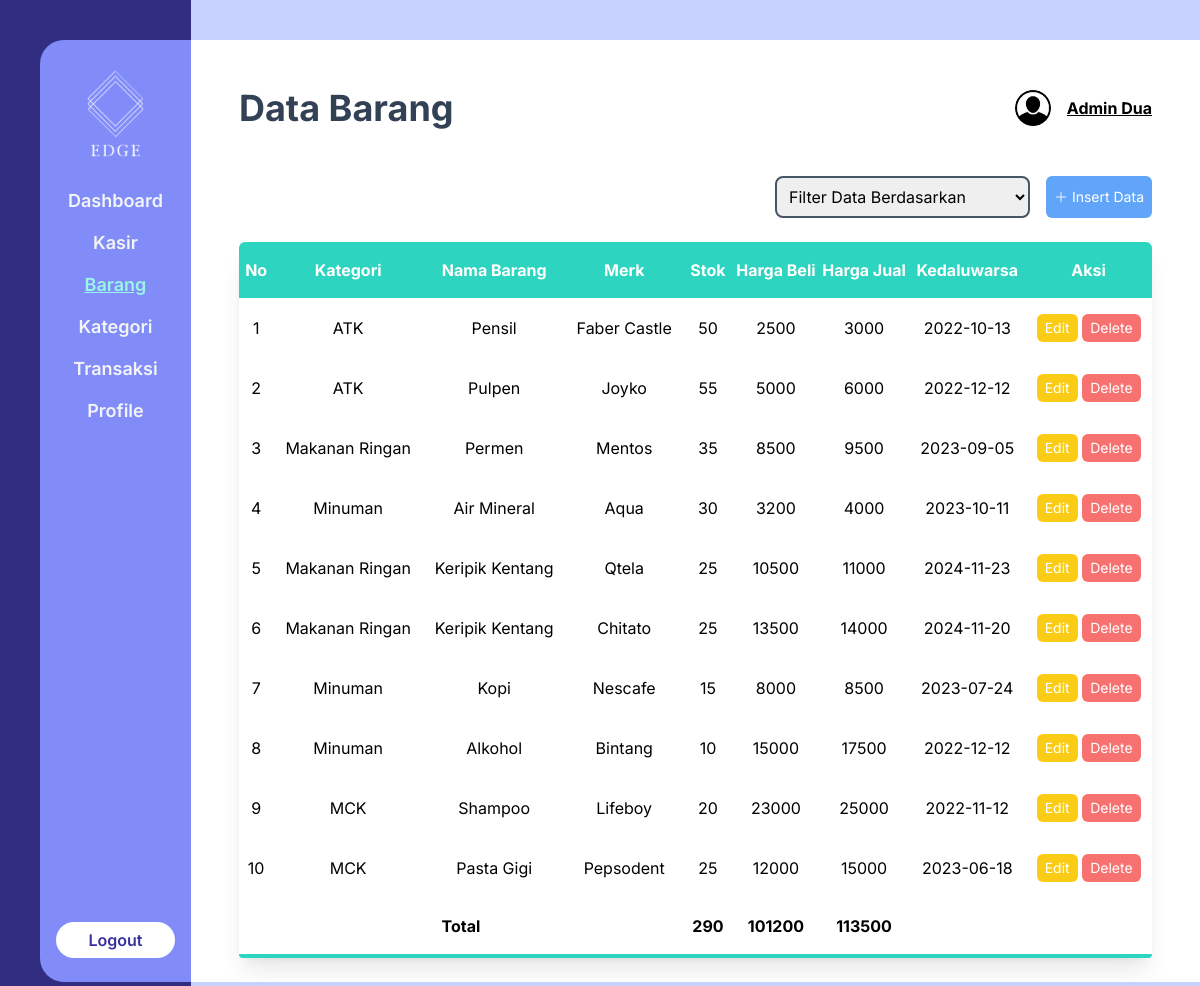
The page /barang.php (signed in) on the database its author committed.
### tables this page shows
CREATE TABLE `tb_barang` ( 
    `id_barang` INT(10) NOT NULL AUTO_INCREMENT , 
    `id_kategori` INT(10) NOT NULL , 
    `nama_barang` VARCHAR(50) NOT NULL , 
    `merk` VARCHAR(30) NOT NULL , 
    `stok` INT(10) NOT NULL , 
    `harga_beli` DECIMAL(10,4) NOT NULL , 
    `harga_jual` DECIMAL(10,4) NOT NULL , 
    `kedaluwarsa` VARCHAR(30) NULL DEFAULT NULL , 
    PRIMARY KEY (`id_barang`)
);

CREATE TABLE `tb_kategori` ( 
    `id_kategori` INT(10) NOT NULL AUTO_INCREMENT , 
    `nama_kategori` VARCHAR(30) NOT NULL , 
    `deskripsi` VARCHAR(200) NOT NULL , 
    PRIMARY KEY (`id_kategori`)
);

### config/functions.php (called while the page is built, shortened)
<?php
$connect = mysqli_connect("localhost", "root", "", "edge-store-db");
function query($query) {
	global $connect;
	$result = mysqli_query($connect, $query);
	$rows = [];
	while( $row = mysqli_fetch_assoc($result) ) {
		$rows[] = $row;
	}
	return $rows;
}
function get_username($username){
	global $connect;
	if($_SESSION["status"] == 'user'){
		$query_username = "SELECT CONCAT(nama_depan, ' ', nama_belakang) FROM tb_profil INNER JOIN tb_user ON tb_profil.id_profil = tb_user.id WHERE username = '$username';";
	}
	else if($_SESSION["status"] == 'admin'){
		$query_username = "SELECT CONCAT(nama_depan, ' ', nama_belakang) FROM tb_admin INNER JOIN tb_user ON tb_admin.id_admin = tb_user.id WHERE username = '$username';";
	}
	$row = mysqli_query($connect, $query_username);
	$result = mysqli_fetch_array($row);
	return $result[0];
}
function get_photos($username){
	global $connect;
	if($_SESSION["status"] == 'user'){
		$query_username = "SELECT gambar FROM tb_profil INNER JOIN tb_user ON tb_profil.id_profil = tb_user.id WHERE username = '$username';";
	}
	else if($_SESSION["status"] == 'admin'){
		$query_username = "SELECT gambar FROM tb_admin INNER JOIN tb_user ON tb_admin.id_admin = tb_user.id WHERE username = '$username';";
	}
	$row = mysqli_query($connect, $query_username);
	$result = mysqli_fetch_array($row);
	return $result[0];
}
?>

### barang.php (the view, shortened to what this page needs)
<?php
    require 'config/functions.php';
    if( isset($_POST["filter"]) ) {
        $queryBarang = filter($_POST);
    }
    else{
        $queryBarang = "
            SELECT
                tb_barang.id_barang,
                tb_kategori.nama_kategori AS 'nama_kategori',
                tb_barang.nama_barang,
                tb_barang.merk,
                tb_barang.stok,
                tb_barang.harga_beli,
                tb_barang.harga_jual,
                tb_barang.kedaluwarsa
            FROM tb_barang
            INNER JOIN tb_kategori USING(id_kategori)
        ";
    }
    $barang = query($queryBarang);
    $queryTotal = "
        SELECT
            SUM(stok) AS total_stok,
            SUM(harga_beli) AS total_harga_beli,
            SUM(harga_jual) AS total_harga_jual
        FROM ($queryBarang) as barang;
    ";
    $total = query($queryTotal);
?>
<!DOCTYPE html>
<html lang="en">
    <head>
        <?php include 'header.php'; ?>
    </head>
    <body class="font-[Inter] flex">
        <?php include 'sidebar.php'; ?>
        <div id="container" class="content flex basis-11/12 bg-indigo-200 h-screen duration-1000">
            <div class="bg-white min-w-full my-10 overflow-auto">
                <div class="flex mx-12 mt-12">
                    <h1 class="grow text-4xl text-slate-700 font-bold ">Data Barang</h1>
                    <a href="profile.php" class="flex items-center">
                        <img src="<?php echo get_photos($_SESSION["username"]); ?>" alt="Profile" width="36" class="rounded-full">
                        <span class="ml-4 font-bold underline"><?php echo get_username($_SESSION["username"]); ?></span>
                    </a>
                </div>
                <div class="mr-12 mt-12 mb-6 flex justify-end gap-4">
                    <form action="" method="post">
                        <select name="filter" onchange="this.form.submit()" class="border-2 border-slate-600 p-2 rounded-lg">
                            <option value="0" selected disabled hidden>Filter Data Berdasarkan</option>
                        </select>
                    </form>
                    <button id="insertBtn" class="bg-blue-400 rounded-md py-1 px-2 text-white text-sm"><i class="bi bi-plus-lg"></i>
                        Insert Data
                    </button>
                </div>
                <div class="px-12 border-collapse mb-6">
                    <table class="min-w-full shadow-xl rounded-t-md overflow-hidden h-full">
                        <thead class="bg-teal-400 text-white">
                            <tr class="">
                                <th class="py-4">No</th>
                                <th class="py-4">Kategori</th>
                                <th class="py-4">Nama Barang</th>
                                <th class="py-4">Merk</th>
                                <th class="py-4">Stok</th>
                                <th class="py-4">Harga Beli</th>
                                <th class="py-4">Harga Jual</th>
                                <th class="py-4">Kedaluwarsa</th>
                                <th class="py-4">Aksi</th>
                            </tr>
                        </thead>
                        <tbody class="text-center ">
                            <?php $i = 1;?>
                            <?php foreach( $barang as $row ) : ?>
                                <tr>
                                    <td class="px-2 py-4"><?= $i?></td>
                                    <td class="px-2 py-4"><?= $row["nama_kategori"]; ?></td>
                                    <td class="px-2 py-4"><?= $row["nama_barang"]; ?></td>
                                    <td class="px-2 py-4"><?= $row["merk"]; ?></td>
                                    <td class="px-2 py-4"><?= $row["stok"]; ?></td>
                                    <td class="px-2 py-4"><?= $row["harga_beli"] + 0; ?></td>
                                    <td class="px-2 py-4"><?= $row["harga_jual"] + 0; ?></td>
                                    <td class="px-2 py-4"><?= $row["kedaluwarsa"]; ?></td>
                                    <td class="px-2 py-4">
                                        <button id="editBtn" name="edit" class="bg-yellow-400 rounded-md py-1 px-2 text-white text-sm">
                                            <a href="config/form-edit-barang.php?id=<?php echo $row['id_barang']; ?>">Edit</a>
                                        </button>
                                        <button name="delete" class="bg-red-400 rounded-md py-1 px-2 text-white text-sm">
                                            <a href="config/form-hapus-barang.php?id=<?php echo $row['id_barang']; ?>" onclick="return confirm('Konfirmasi Penghapusan Data')">Delete</a>
                                        </button>
                                    </td>
                                </tr>
                            <?php $i++; ?>
                            <?php endforeach; ?>
                            <tr class="font-bold">
                                <td colspan="4">Total</td>
                                <td class="px-2 py-4"><?= $total[0]["total_stok"] + 0; ?></td>
                                <td class="px-2 py-4"><?= $total[0]["total_harga_beli"] + 0; ?></td>
                                <td class="px-2 py-4"><?= $total[0]["total_harga_jual"] + 0; ?></td>
                                <td colspan="2"></td>
                            </tr>
                        </tbody>
                    </table>
                    <div class="bg-teal-400 p-0.5 rounded-b-md"></div>
                </div>
            </div>
        </div>
    </body>
</html>

### rows shown on the page
tb_barang: id_kategori.nama_kategori "ATK", nama_barang "Pensil", merk "Faber Castle", stok "50", $row["harga_beli"] + 0 "2500", $row["harga_jual"] + 0 "3000", kedaluwarsa "2022-10-13"
tb_barang: id_kategori.nama_kategori "ATK", nama_barang "Pulpen", merk "Joyko", stok "55", $row["harga_beli"] + 0 "5000", $row["harga_jual"] + 0 "6000", kedaluwarsa "2022-12-12"
tb_barang: id_kategori.nama_kategori "Makanan Ringan", nama_barang "Permen", merk "Mentos", stok "35", $row["harga_beli"] + 0 "8500", $row["harga_jual"] + 0 "9500", kedaluwarsa "2023-09-05"
tb_barang: id_kategori.nama_kategori "Minuman", nama_barang "Air Mineral", merk "Aqua", stok "30", $row["harga_beli"] + 0 "3200", $row["harga_jual"] + 0 "4000", kedaluwarsa "2023-10-11"
tb_barang: id_kategori.nama_kategori "Makanan Ringan", nama_barang "Keripik Kentang", merk "Qtela", stok "25", $row["harga_beli"] + 0 "10500", $row["harga_jual"] + 0 "11000", kedaluwarsa "2024-11-23"
tb_barang: id_kategori.nama_kategori "Makanan Ringan", nama_barang "Keripik Kentang", merk "Chitato", stok "25", $row["harga_beli"] + 0 "13500", $row["harga_jual"] + 0 "14000", kedaluwarsa "2024-11-20"
tb_barang: id_kategori.nama_kategori "Minuman", nama_barang "Kopi", merk "Nescafe", stok "15", $row["harga_beli"] + 0 "8000", $row["harga_jual"] + 0 "8500", kedaluwarsa "2023-07-24"
tb_barang: id_kategori.nama_kategori "Minuman", nama_barang "Alkohol", merk "Bintang", stok "10", $row["harga_beli"] + 0 "15000", $row["harga_jual"] + 0 "17500", kedaluwarsa "2022-12-12"
tb_barang: id_kategori.nama_kategori "MCK", nama_barang "Shampoo", merk "Lifeboy", stok "20", $row["harga_beli"] + 0 "23000", $row["harga_jual"] + 0 "25000", kedaluwarsa "2022-11-12"
tb_barang: id_kategori.nama_kategori "MCK", nama_barang "Pasta Gigi", merk "Pepsodent", stok "25", $row["harga_beli"] + 0 "12000", $row["harga_jual"] + 0 "15000", kedaluwarsa "2023-06-18"

### other values the page prints
get_username($_SESSION["username"]) "Admin Dua"
$total[0]["total_stok"] + 0 "290"
$total[0]["total_harga_beli"] + 0 "101200"
$total[0]["total_harga_jual"] + 0 "113500"
